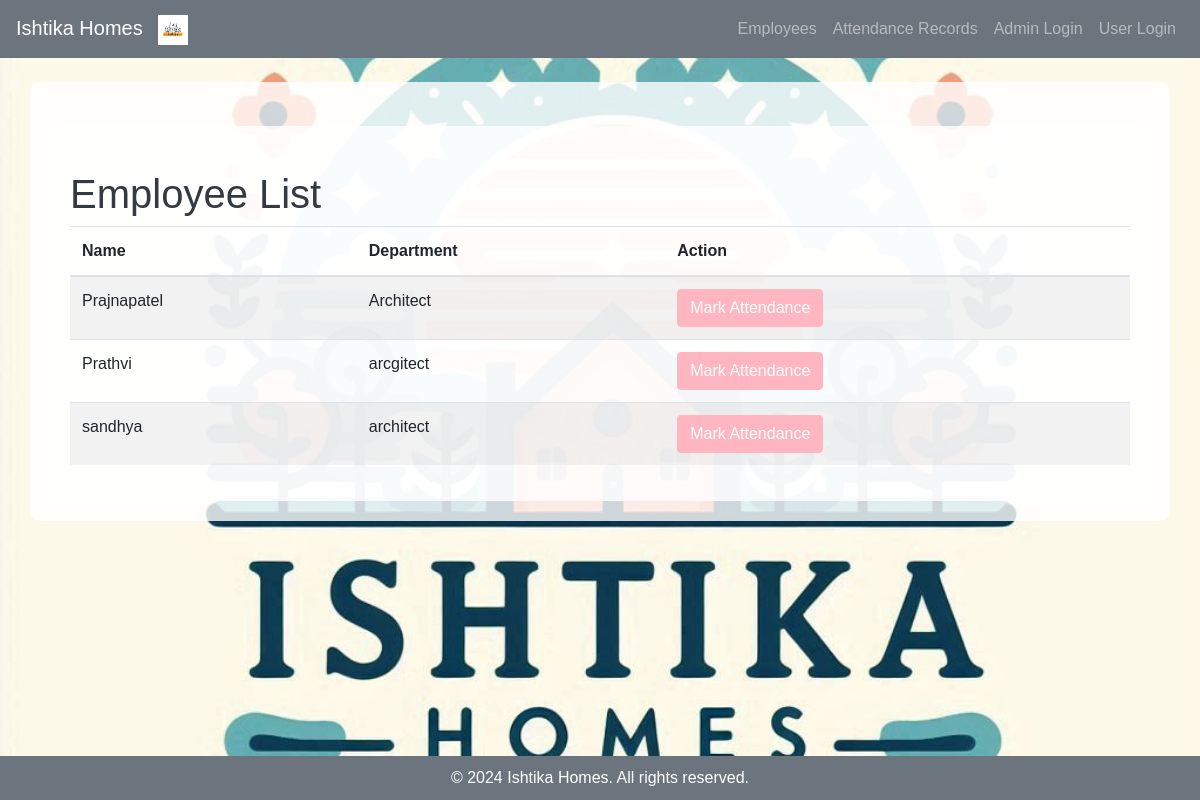
/attendance/employees/, run on the app's committed database.
### attendance/models.py (models this page shows, shortened)
class Employee(models.Model):
    user = models.OneToOneField(User, on_delete=models.CASCADE)
    department = models.CharField(max_length=100)
    wage_rate = models.DecimalField(max_digits=10, decimal_places=2, default=0.0)  # Wage rate per hour

class User(AbstractUser):
    phone_number = models.CharField(max_length=15,default='DEFAULT_AADHAAR')
    aadhaar_number = models.CharField(max_length=12, unique=True, default='DEFAULT_AADHAAR')
    address = models.TextField(default='DEFAULT_ADDRESS')
    is_admin = models.BooleanField(default=False)
    is_employee = models.BooleanField(default=False)
    groups = models.ManyToManyField(
        Group,
        related_name='custom_user_set',
        blank=True
    )
    user_permissions = models.ManyToManyField(
        Permission,
        related_name='custom_user_permissions_set',
        blank=True
    )

### attendance/views.py (the view)
# urls.py: path('employees/', views.employee_list, name='employee_list'),
def employee_list(request):
    employees = Employee.objects.all()
    return render(request, 'attendance/employee_list.html', {'employees': employees})

### attendance/templates/attendance/employee_list.html (shortened to what this page needs)
{% extends 'attendance/base.html' %}
{% block content %}
<div class="container mt-4">
    <h1 class="title-style mt-4">Employee List</h1>
    <table class="table table-striped">
        <thead>
            <tr>
                <th>Name</th>
                <th>Department</th>
                <th>Action</th>
            </tr>
        </thead>
        <tbody>
            {% for employee in employees %}
                <tr>
                    <td>{{ employee.user.username }}</td>
                    <td>{{ employee.department }}</td>
                    <td><a href="{% url 'mark_attendance' employee.id %}" class="btn btn-custom">Mark Attendance</a></td>
                </tr>
            {% endfor %}
        </tbody>
    </table>
</div>
{% endblock %}

### data on the page
Employee: user.username "Prajnapatel", department "Architect"
Employee: user.username "Prathvi", department "arcgitect"
Employee: user.username "sandhya", department "architect"
